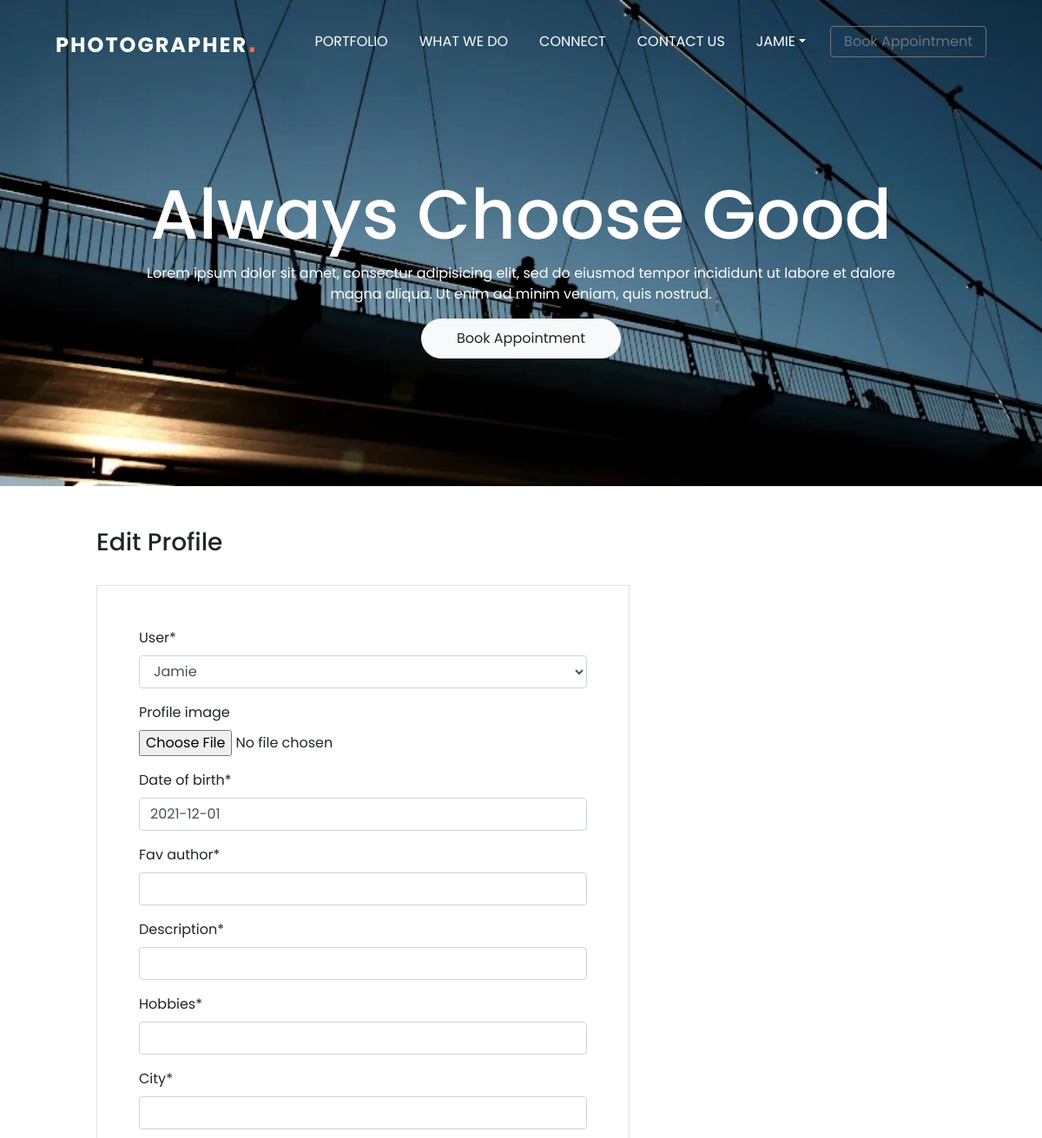
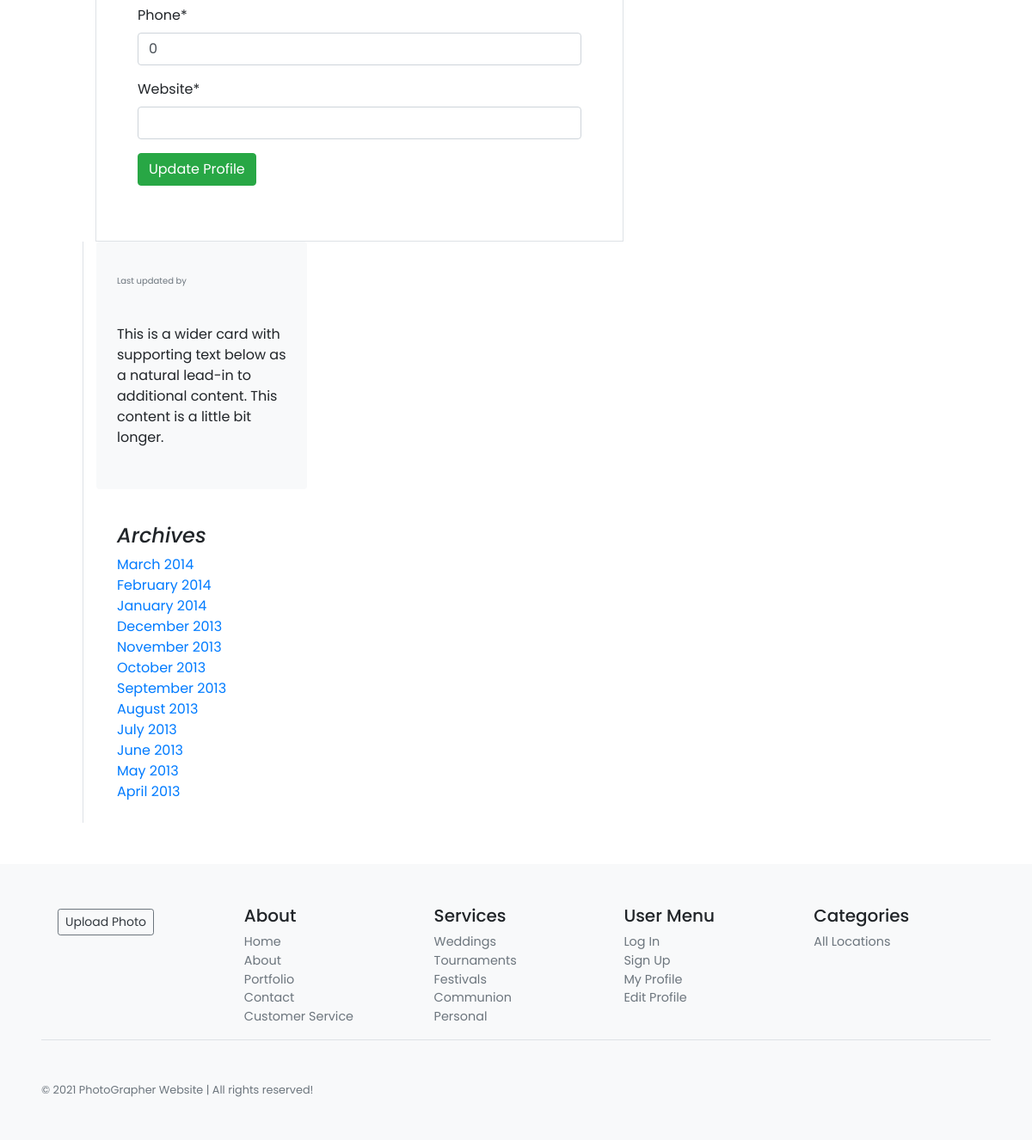
Screenshot of /accounts/edit_profile/ (signed in) with the database file from the repository (2 pictures, top to bottom).
### accounts/models.py (models this page shows, shortened)
class Profile(models.Model):
    user = models.OneToOneField(
        User, null=True, on_delete=models.CASCADE)
    profile_image = models.ImageField(default='', upload_to='static/images/', null=True, blank=True)
    date_of_birth = models.DateField(null=False, blank = False, default='')
    fav_author = models.CharField(max_length=255, default='')
    description = models.CharField(max_length=1000, default='')
    hobbies = models.CharField(max_length=50, default='')
    city = models.CharField(max_length=50, default='')
    phone = models.IntegerField(default=0)
    website = models.URLField(default='')

### accounts/views.py (the view)
# urls.py: path('edit_profile/', UserEditView.as_view(), name='edit_profile'),
class UserEditView(LoginRequiredMixin, UserPassesTestMixin, UpdateView):
    model = Profile
    template_name = 'registration/edit_profile.html'
    fields = '__all__'
    success_url = reverse_lazy('login')
    def get_object(self):
        return self.request.user.profile
    def test_func(self):
        return self.request.user.profile

### templates/registration/edit_profile.html (shortened to what this page needs)
{% extends 'base.html' %} {% block content %} {% load crispy_forms_tags %}
<section class="banner2 mtop pb-5" id="banner">
  <div class="content">
    <h2>Always Choose Good</h2>
    <p>
      Lorem ipsum dolor sit amet, consectur adipisicing elit, sed do eiusmod
      tempor incididunt ut labore et dalore magna aliqua. Ut enim ad minim
      veniam, quis nostrud.
    </p>
    <a href="{% url 'booking' %}" class="btn btn-light btn-rounded bk_ap"
      >Book Appointment</a
    >
  </div>
</section>
<main role="main" class="container-fluid m-5">
  <div class="row">
    <div class="col-md-7 blog-main mx-5 ">
      {% if user.is_authenticated %}
      <h3>Edit Profile</h3>
      <br />
      <form class="border p-5" method="POST">
        {{ form|crispy }}
        <input class="btn btn-success" type="submit" value="Update Profile" />
      </form>
      {% else %} You're not allowed here {% endif %}
    </div>
    <aside class="col-md-3 blog-sidebar border-left mx-5">
      <div class="p-4 mb-3 bg-light rounded">
        <small class="text-muted photo-date">
          Last updated {{photo.date}} by {{photo.author}}</small
        >
        <p class="card-text py-4">
          This is a wider card with supporting text below as a natural lead-in
          to additional content. This content is a little bit longer.
        </p>
      </div>
      <div class="p-4">
        <h4 class="font-italic">Archives</h4>
        <ol class="list-unstyled mb-0">
          <li><a href="#">March 2014</a></li>
          <li><a href="#">February 2014</a></li>
          <li><a href="#">January 2014</a></li>
          <li><a href="#">December 2013</a></li>
          <li><a href="#">November 2013</a></li>
          <li><a href="#">October 2013</a></li>
          <li><a href="#">September 2013</a></li>
          <li><a href="#">August 2013</a></li>
          <li><a href="#">July 2013</a></li>
          <li><a href="#">June 2013</a></li>
          <li><a href="#">May 2013</a></li>
          <li><a href="#">April 2013</a></li>
        </ol>
      </div>
    </aside>
  </div>
</main>
{% endblock content %}

### templates/base.html (shortened to what this page needs)
{% load static %}
<!doctype html>
<html lang="en">
<head>
  <link rel="stylesheet" href="https://cdnjs.cloudflare.com/ajax/libs/font-awesome/6.0.0-beta2/css/all.min.css">
  <link rel="stylesheet" href="https://unpkg.com/boxicons@latest/css/boxicons.min.css">
  <link rel="stylesheet" href="https://cdn.jsdelivr.net/npm/bootstrap@4.6.0/dist/css/bootstrap.min.css"
>
  <link rel="stylesheet" href="https://cdnjs.cloudflare.com/ajax/libs/font-awesome/6.0.0-beta2/css/all.min.css">
  <link href="https://cdnjs.cloudflare.com/ajax/libs/font-awesome/5.13.0/css/all.min.css" rel="stylesheet">
  <link rel="stylesheet" type="text/css" href="{% static 'css/custom.css' %}">
  <link rel="stylesheet" type="text/css" href="{% static 'css/home.css' %}">
</head>
<body>
  <header class="header">
    <nav class="navbar navbar-expand-lg fixed-top py-3">
      <div class="container-fluid mx-5">
        <a href="{% url 'gallery' %}" class="navbar-brand font-weight-bold" id="logo">PhotoGrapher<span>.</span> </a>
        <div id="navbarSupportedContent" class="collapse navbar-collapse">
          <ul class="navbar-nav ml-auto">
            <li class="nav-item"><a href="{% url 'gallery' %}" class="nav-link text-uppercase">Portfolio</a></li>
            <li class="nav-item active"><a href="{% url 'home' %}" class="nav-link text-uppercase">What We Do</a></li>
            <li class="nav-item"><a href="{% url 'about' %}" class="nav-link text-uppercase">Connect</a></li>
            <li class="nav-item"><a href="{% url 'contact' %}" class="nav-link text-uppercase">Contact Us</a></li>
          </ul>
          {% if user.is_authenticated %}
          <ul class="nav navbar-nav ms-auto">
            <li class="nav-item dropdown">
              <a href="#" class="nav-link dropdown-toggle text-uppercase"
                data-bs-toggle="dropdown">{{user.username}}</a>
            </li>
          </ul>
          {% endif %}
          <a href="{% url 'booking' %}" class="btn btn-outline-secondary btn-rounded nav_button">Book Appointment</a>
        </div>
      </div>
    </nav>
  </header>
  <div class="container-fluid">
    <div class="row">
      {% block content %}
      {% endblock content %}
    </div>
  </div>
  <footer class="container-fluid p-5  bg-light mt-auto">
    <div class="row">
      <div class="col-12 col-md">
        <a href="{% url 'add' %}" class="btn btn-sm btn-outline-secondary btn-small m-1 text-dark">Upload Photo</a>
      </div>
      <div class="col-6 col-md">
        <h5>About</h5>
        <ul class="list-unstyled text-small">
          <li class="text-muted"><a href="{% url 'home' %}">Home</a></li>
          <li class="text-muted"><a href="{% url 'about' %}">About</a></li>
          <li cla ss="text-muted"><a href="{% url 'gallery' %}">Portfolio</a></li>
          <li class="text-muted"><a href="{% url 'contact' %}">Contact</a></li>
          <li class="text-muted"><a href="{% url 'customer_service' %}" >Customer Service</a></li>
        </ul>
      </div>
      <div class="col-6 col-md">
        <h5>Services</h5>
        <ul class="list-unstyled text-small">
          <li><a class="text-muted" href="#">Weddings</a></li>
          <li><a class="text-muted" href="#">Tournaments</a></li>
          <li><a class="text-muted" href="#">Festivals</a></li>
          <li><a class="text-muted" href="#">Communion</a></li>
          <li><a class="text-muted" href="#">Personal</a></li>
        </ul>
      </div>
      <div class="col-6 col-md">
        <h5>User Menu</h5>
        <ul class="list-unstyled text-small">
          <li><a class="text-muted" href="{% url 'login' %}">Log In</a></li>
          <li><a class="text-muted" href="{% url 'signup' %}">Sign Up</a></li>
          <li><a class="text-muted" href="{% url 'profile' %}">My Profile</a></li>
          <li><a class="text-muted" href="{% url 'edit_profile' %}">Edit Profile</a></li>
        </ul>
      </div>
      <div class="col-6 col-md">
        <h5>Categories</h5>
        <ul class="list-unstyled text-small">
          <li>
            <a class="text-muted" href="{% url 'gallery' %}">All Locations</a>
          </li>
        </ul>
      </div>
    </div>
    <div class="container-fluid border-top">
      <small class="d-block mt-5 text-muted">&copy; 2021 PhotoGrapher Website | All rights reserved!</small>
    </div>
  </footer>
</body>
</html>

### static/css/custom.css (style rules this page uses)
* { font-family: 'Poppins', sans-serif; padding: 0; margin: 0; list-style: none; text-decoration: none; box-sizing: border-box; scroll-behavior: smooth; }
body, html { width: 100%; height: 100%; margin: 0; padding: 0;; }
:root { --primary-color: #0062a8; --secondary-color: #F26C4F; --dark-color: #22303e; --light-color: #ffffff; --gray-color: #f5f5f5; }
#logo { color: var(--light-color); text-transform: uppercase; font-size: 24px; font-weight: 500; letter-spacing: 2px; }
#logo span { color: var(--secondary-color); font-size: 36px; font-weight: 900; font-family: 'Agency FB', sans-serif; }
.navbar { background-color: #fff0; color: var(--light-color); }
.row { display: flex; flex-direction: row; flex-wrap: wrap; }
.container-fluid { margin-left: 0; }
.container-fluid section { margin: 0; }
.row { margin: 0; }
.photo-date { font-size: 10px; }
.mtop { margin-top: -100px; }
.row { position: relative; width: 100%; display: flex; justify-content: space-between; }
.container, .container-fluid, .container-lg, .container-md, .container-sm, .container-xl { width: 100%; padding-right: 0; padding-left: 0; margin-right: auto; margin-left: auto; }
.navbar { transition: all 0.4s; z-index: 1000; }
.navbar .nav-link { color: #fff; }
.text-small { font-size: 0.9rem !important; }
body { min-height: 100vh; }
footer ul li, footer ul li a { text-decoration: none; list-style: none; color: #6c757d !important; }
main .main-login, main .btn { margin-bottom: 1rem; }
.nav_button { padding: 5px 15px; }
.navbar-expand-lg .navbar-nav .nav-link { margin-right: 20px; }

### static/css/home.css (style rules this page uses)
* { font-family: 'Poppins', sans-serif; padding: 0; margin: 0; list-style: none; text-decoration: none; box-sizing: border-box; scroll-behavior: smooth; }
:root { --primary-color: #0062a8; --secondary-color: #F26C4F; --dark-color: #22303e; --light-color: #ffffff; --gray-color: #f5f5f5; }
section { padding: 100px; }
.banner2 { position: relative; width: 100%; height: 70vh; display: flex; justify-items: center; align-items: center; background-image: url("../images/banner.webp"); background-size: cover; top: 100; transition: 0.2s; }
.banner .content, .banner2 .content { max-width: 900px; text-align: center; margin: auto; }
.banner .content h2, .banner2 .content h2 { font-size: 5em; color: #fff; }
.banner .content p, .banner2 .content p { font-size: 1em; color: #fff; }
.bk_ap { border-radius: 30px; padding: 10px 40px; }
.row { position: relative; width: 100%; display: flex; justify-content: space-between; }

### rows the page displays
Profile: user "Jamie", date_of_birth "2021-12-01", phone "0"

### other values shown
{{ user.username }} "JAMIE"
